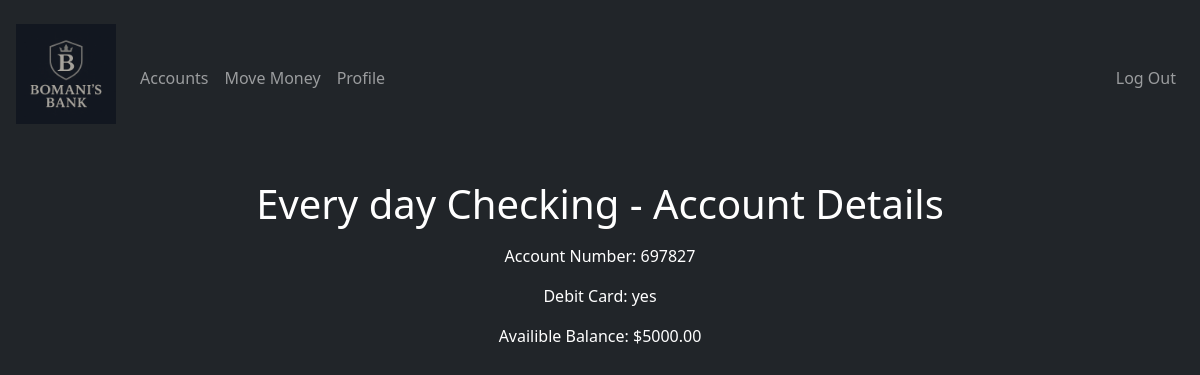
The page /view_account?account_id=3 (signed in) on the database its author committed.
### tables this page shows
CREATE TABLE bank_accounts (
    id INTEGER PRIMARY KEY AUTOINCREMENT,
    user_id INTEGER NOT NULL,
    account_number TEXT UNIQUE NOT NULL,
    account_type TEXT NOT NULL CHECK(account_type IN ('checking', 'savings')),
    balance NUMERIC(15, 2) DEFAULT 0.00,
    nickname TEXT NOT NULL,
    debit_card TEXT NOT NULL,
    created_at TIMESTAMP DEFAULT CURRENT_TIMESTAMP,
    updated_at TIMESTAMP DEFAULT CURRENT_TIMESTAMP,
    FOREIGN KEY (user_id) REFERENCES users(id)
);

### app.py (the view)
@app.route("/view_account", methods=["GET", "POST"])
@login_required
def view_account():
    account_id = request.args.get("account_id")
    if not account_id:
        return redirect("/")
    try:
        bank_account = BankAccountServices.get_account_for_user(int(account_id), session["user_id"])
    except ValueError: # Ensures the account exists
        return abort(404)
    except PermissionError: # Ensure the account belongs to the logged-in user
        return abort(403)
    return render_template("view_account.html", bank_account=bank_account)

### app.py (called while the page is built)
@app.after_request
def after_request(response) -> None:
    response.headers["Cache-Control"] = "no-cache, no-store, must-revalidate"
    response.headers["Expires"] = 0
    response.headers["Pragma"] = "no-cache"
    return response

### bank_account.py (called while the page is built)
    @classmethod
    def from_row(cls, row):
        if row is None:
            return None
        return cls(
            id=row['id'] if not isinstance(row, dict) else row.get('id'),
            user_id=row['user_id'] if not isinstance(row, dict) else row.get('user_id'), # type: ignore
            account_type=row['account_type'] if not isinstance(row, dict) else row.get('account_type'), # type: ignore
            balance=row['balance'] if not isinstance(row, dict) else row.get('balance'), # type: ignore
            nickname=row['nickname'] if not isinstance(row, dict) else row.get('nickname'), # type: ignore
            debit_card=row['debit_card'] if not isinstance(row, dict) else row.get('debit_card'), # type: ignore
            account_number=row['account_number'] if not isinstance(row, dict) else row.get('account_number'),
        )

    @account_type.setter
    def account_type(self, account_type):
        if isinstance(account_type, str):
            try:
                account_type = AccountType(account_type)
            except ValueError:
                raise ValueError(f'{account_type} is not a valid account type')
        if account_type not in (AccountType.CHECKING, AccountType.SAVINGS):
            raise ValueError(f'{account_type} is not a valid account type')
        self._account_type = account_type

    @property
    def balance(self) -> float:
        return self._balance

    @balance.setter
    def balance(self, balance: float):
        if balance < 0:
            raise ValueError(f'{balance} is not a valid number')
        else:
            self._balance = balance

    @property
    def nickname(self) -> str:
        return self._nickname

    @nickname.setter
    def nickname(self, nickname: str) -> None:
        if nickname is None:
            raise ValueError('Nickname cannot be None')
        if not (1 <= len(nickname) <= 50):
            raise ValueError('Nickname must be between 1 and 50 characters long')
        if not re.match(r"^[a-zA-Z\s'-]+$", nickname):
            raise ValueError(f'{nickname} is not a Nickname')
        self._nickname = nickname

    @property
    def debit_card(self) -> str:
        return self._debit_card

### templates/view_account.html (shortened to what this page needs)
{% extends "layout.html" %}
{% block main %}
    <h1 class=" mb-3">{{ bank_account.nickname }} - Account Details</h1>
    <p>Account Number: {{ bank_account.account_number }}</p>
    <p>Debit Card: {{ bank_account.debit_card }}</p>
    <p>Availible Balance: {{ "$%.2f"|format(bank_account.balance) }}</p>
{% endblock %}

### rows shown on the page
bank_accounts: nickname "Every day Checking", account_number "697827", debit_card "yes", balance "$5000.00"
